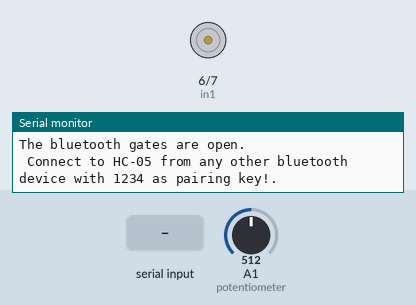
A sketch run on a simulated Arduino Uno, built with avr-gcc and run on an emulated ATmega328P. Parts: motor-driver pin pairs drawn as motors (green arrow = first pin HIGH = forward, orange = second pin HIGH = backward, longer = more drive, scaled by the enable pin), the last lines printed to the serial monitor. The inputs (shaded band) are chosen by the test bench; at power-on: A1 (potentiometer) = 512.

Above: at 1.4 s.
1.5 s: "a" received over the second serial link
At 2.3 s:
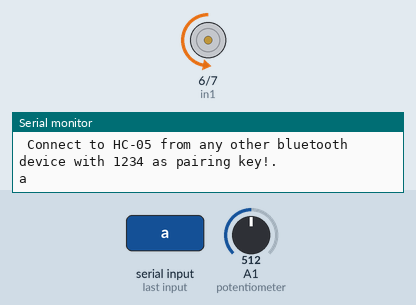
3.9 s: A1 (potentiometer) set to 716
5.7 s: "b" received over the second serial link
At 6.5 s:
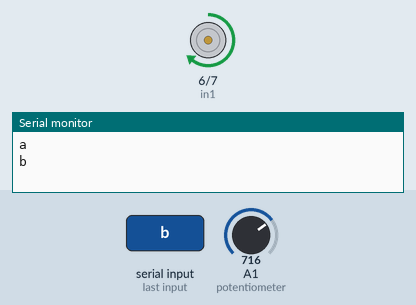
8.1 s: A1 (potentiometer) set to 900
9.9 s: A1 (potentiometer) set to 122
11.7 s: A1 (potentiometer) set to 0
Timing chart, 0 to 14.5 s (numbered marks = the images above; inputs shaded):
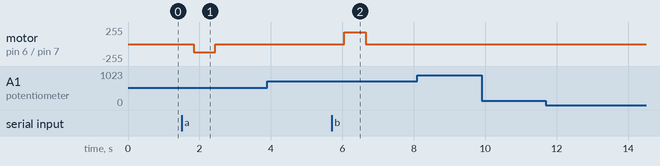

Measured:
- after the input at 1.5 s, motor on pin 6 (in1) / pin 7 (in2): stopped → backward 127/255 after 0.35 s, → stopped 0.60 s later
- after the input at 5.7 s, motor on pin 6 (in1) / pin 7 (in2): stopped → forward 178/255 after 0.35 s, → stopped 0.60 s later

The sketch:

finalgatcomplete2.ino
```cpp
#include <SoftwareSerial.h>
#define enA 9
#define in1 6
#define in2 7


SoftwareSerial EEBlue(10, 11); // RX | TX
String string = "";
String readin = "";

char incomingByte;
bool isTurning = false;
int val = 0;


void setup()
{
  Serial.begin(9600);
  EEBlue.begin(9600);
  Serial.println("The bluetooth gates are open.\n Connect to HC-05 from any other bluetooth device with 1234 as pairing key!.");

  pinMode(enA, OUTPUT);
  pinMode(in1, OUTPUT);
  pinMode(in2, OUTPUT);
  // Set initial rotation direction
  digitalWrite(in1, LOW);
  digitalWrite(in2, LOW);
}

void loop()
{
  int potValue = analogRead(A1); // Read potentiometer value
  int pwmOutput = map(potValue, 0, 1023, 0 , 255);
  analogWrite(enA, pwmOutput);

  if (EEBlue.available())
  {
    while (EEBlue.available() > 0)
    {
      incomingByte = EEBlue.read();
      readin = String(incomingByte);
    }
  }

  if (string != "")
  {
    Serial.println("----------------------------");
  }

  if (readin == "a")
  {
    string = "a";
    readin = "";
  }
  if (readin == "b")
  {
    string = "b";
    readin = "";
  }
  if (readin == "c")
  {
    string = "c";
    readin = "";
  }

  if (string.equals("c"))
  {
    digitalWrite(in1, LOW);
    digitalWrite(in2, LOW);
    Serial.println(string);
    string = "";
  }
  else if (string.equals("a"))
  {
    Serial.println(string);
    myDelay2(1);
    string = "";
  }
  else if (string.equals("b"))
  {
    Serial.println(string);
    myDelay(1);
    string = "";
  }

  if (string.equals(""))
  {
    delay(600);
    digitalWrite(in1, LOW);
    digitalWrite(in2, LOW);
  }
}

void myDelay(int del) { //bass higher, pitch strings lower
  unsigned long myPrevMillis = millis();
  while (millis() - myPrevMillis <= del)
  {
    digitalWrite(in1, HIGH);
  }
}

void myDelay2(int del) { //bass lower, pitch strings higher
  unsigned long myPrevMillis = millis();
  while (millis() - myPrevMillis <= del)
  {
    digitalWrite(in2, HIGH);
  }
}
```
